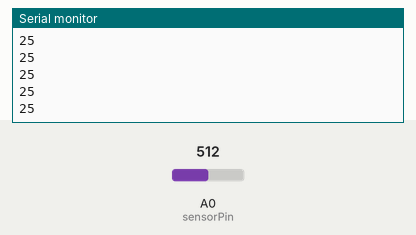
A sketch run on a simulated Arduino Uno, built with avr-gcc and run on an emulated ATmega328P. Shown: the last lines printed to the serial monitor. The inputs (shaded band) are chosen by the test bench; at power-on: A0 (sensorPin) = 512.

Above: at 1.2 s.
1.3 s: A0 (sensorPin) set to 716
At 1.31 s:
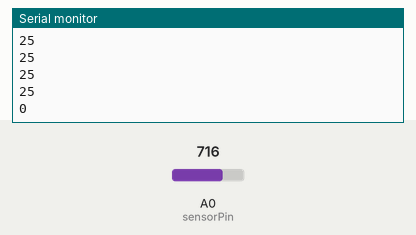
2.8 s: A0 (sensorPin) set to 306
At 2.81 s:
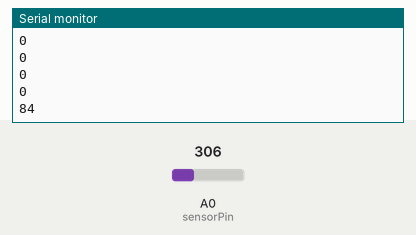
Timing chart, 0 to 5.8 s (numbered marks = the images above; inputs shaded):
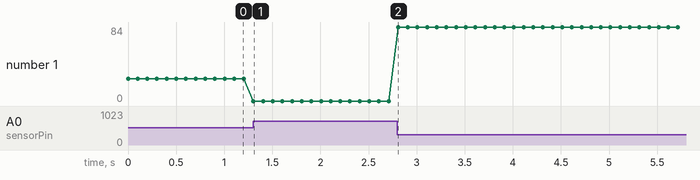

Measured:
- after the input at 1.3 s, the serial monitor: prints a new line at once (image 1)
- after the input at 2.8 s, the serial monitor: prints a new line at once (image 2)
- plotted number 1: 25 → 0 after the input at 1.3 s, 0 → 84 after the input at 2.8 s

The sketch:

main.ino
```cpp
/****************************************************/
//Name: Sensor Read
//Author: dansavin11@gmail.com
//Last modified: 2020-11-10
//Description: Program reads moisture data from a
//             capacitive sensor and translates it
//             to sensible readings.
/****************************************************/

//variables declaration
int moistureData = 0;//A0

void setup()
{
  Serial.begin(9600);//start serial comm with pc
}

void loop()
{
  moistureData = getMoisture();
  Serial.println(moistureData);
  delay(100);
}
```

getMoisture.ino
```cpp
//Function that get the data from a capacitive moisture sensor.
//Return an integer, and prints information to screen.

//Value when exposed to air (0% moisture)
int air = 595;
//Value when exposed to water (100% moisture)
int water = 250;
//Not that the moisture is not linear

//variables
int moisture;
int lim_moisture;
int sensorPin = A0;//choose your analog pin here

int getMoisture()
{
  moisture = analogRead(sensorPin);//read data from analog pin 0
  //Serial.println(moisture);//debug raw data
  lim_moisture = constrain(moisture, water, air);
  lim_moisture = map(lim_moisture, water, air, 100, 0);
  return lim_moisture;
}
```
